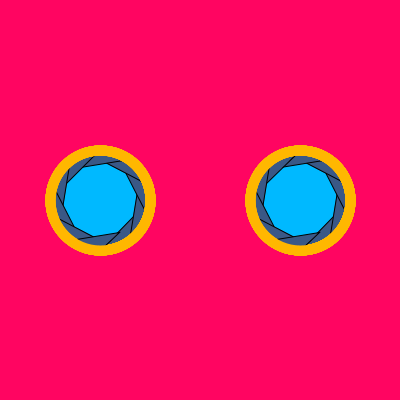
Frame 1 (no input)
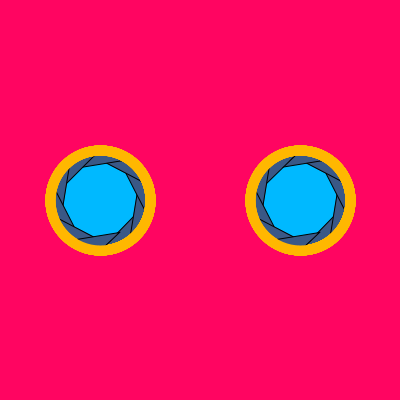
Frame 60 (the mouse pressed at the canvas centre just before this capture)
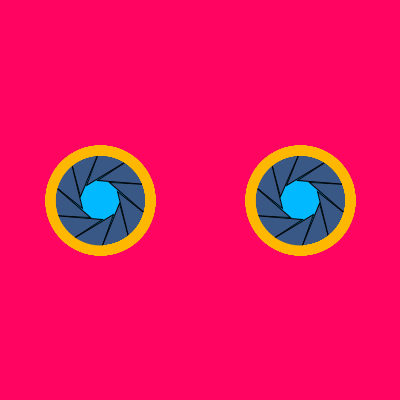
Frame 120 (the mouse held since frame 60 and released just before this capture)

The Processing sketch that drew these frames (run headless with seeded random() and noise(); from frame 60 on, the mouse is pressed at the canvas centre):

// Processing sketch: processing_123719
// ── processing_123719.pde

IrisEye Eye1  = new IrisEye(100, 200, 50, 10);
IrisEye Eye2  = new IrisEye(300, 200, 50, 10);

void setup() {
  size(400, 400);
}

void draw() {
  background(#FF0561);
  Eye1.display();
  Eye2.display();
}

class IrisEye {
  int xcenter, ycenter, radius, flaps;
  IrisEye(int xcenter, int ycenter, int radius, int flaps) {
    this.xcenter = xcenter;
    this.ycenter = ycenter;
    this.radius = radius;
    this.flaps = flaps;
  }

  void display() {
    ellipseMode(CENTER);
    fill(#00B9FF);
    ellipse(xcenter, ycenter, 2*radius, 2*radius);
    float div = 2*PI/flaps;
    for (int i=0; i<flaps; i++) {
      float x = xcenter + radius*sin(i*div); 
      float y = ycenter+ radius*cos(i*div);
      float xf = xcenter + radius*sin(i*div+PI/5); 
      float yf = ycenter+ radius*cos(i*div+PI/5);
      float r = radius;
      float angle = map(mouseX, 0, width, PI/4, PI/2);
      stroke(0);  
      strokeWeight(1);
      float xm = r*cos(-angle - i*div);
      float ym = r*sin(-angle - i*div);
      fill(#3A5886);
      beginShape();
      vertex(x, y);
      vertex(x+xm, y+ym);
      vertex(xf, yf);
      endShape(); 

      noFill();
      stroke(#FFB700);
      strokeWeight(10);
      ellipse(xcenter, ycenter, 2*radius, 2*radius);
    }
  }
}
